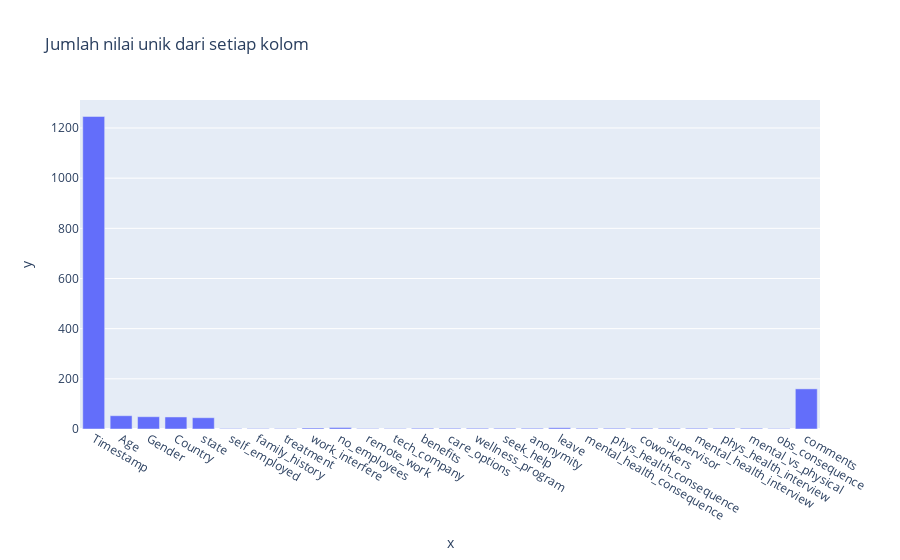

The cell this chart's notebook holds for it:
### Code cell
# Plot nilai nunique dari setiap kolom
fig = px.bar(x=df.columns, y=df.nunique(), title='Jumlah nilai unik dari setiap kolom')
fig.show()

### Figure 1 — Plotly figure (JSON) as saved in the notebook; plotly's stock layout.template omitted (floating-point values rounded to 4 significant figures)
{"data": [{"alignmentgroup": "True", "hovertemplate": "x=%{x}<br>y=%{y}<extra></extra>", "legendgroup": "", "marker": {"color": "#636efa", "pattern": {"shape": ""}}, "name": "", "offsetgroup": "", "orientation": "v", "showlegend": false, "textposition": "auto", "type": "bar", "x": ["Timestamp", "Age", "Gender", "Country", "state", "self_employed", "family_history", "treatment", "work_interfere", "no_employees", "remote_work", "tech_company", "benefits", "care_options", "wellness_program", "seek_help", "anonymity", "leave", "mental_health_consequence", "phys_health_consequence", "coworkers", "supervisor", "mental_health_interview", "phys_health_interview", "mental_vs_physical", "obs_consequence", "comments"], "xaxis": "x", "y": [1246, 53, 49, 48, 45, 2, 2, 2, 4, 6, 2, 2, 3, 3, 3, 3, 3, 5, 3, 3, 3, 3, 3, 3, 3, 2, 160], "yaxis": "y"}], "layout": {"barmode": "relative", "legend": {"tracegroupgap": 0}, "title": {"text": "Jumlah nilai unik dari setiap kolom"}, "xaxis": {"anchor": "y", "domain": [0, 1], "title": {"text": "x"}}, "yaxis": {"anchor": "x", "domain": [0, 1], "title": {"text": "y"}}}}
